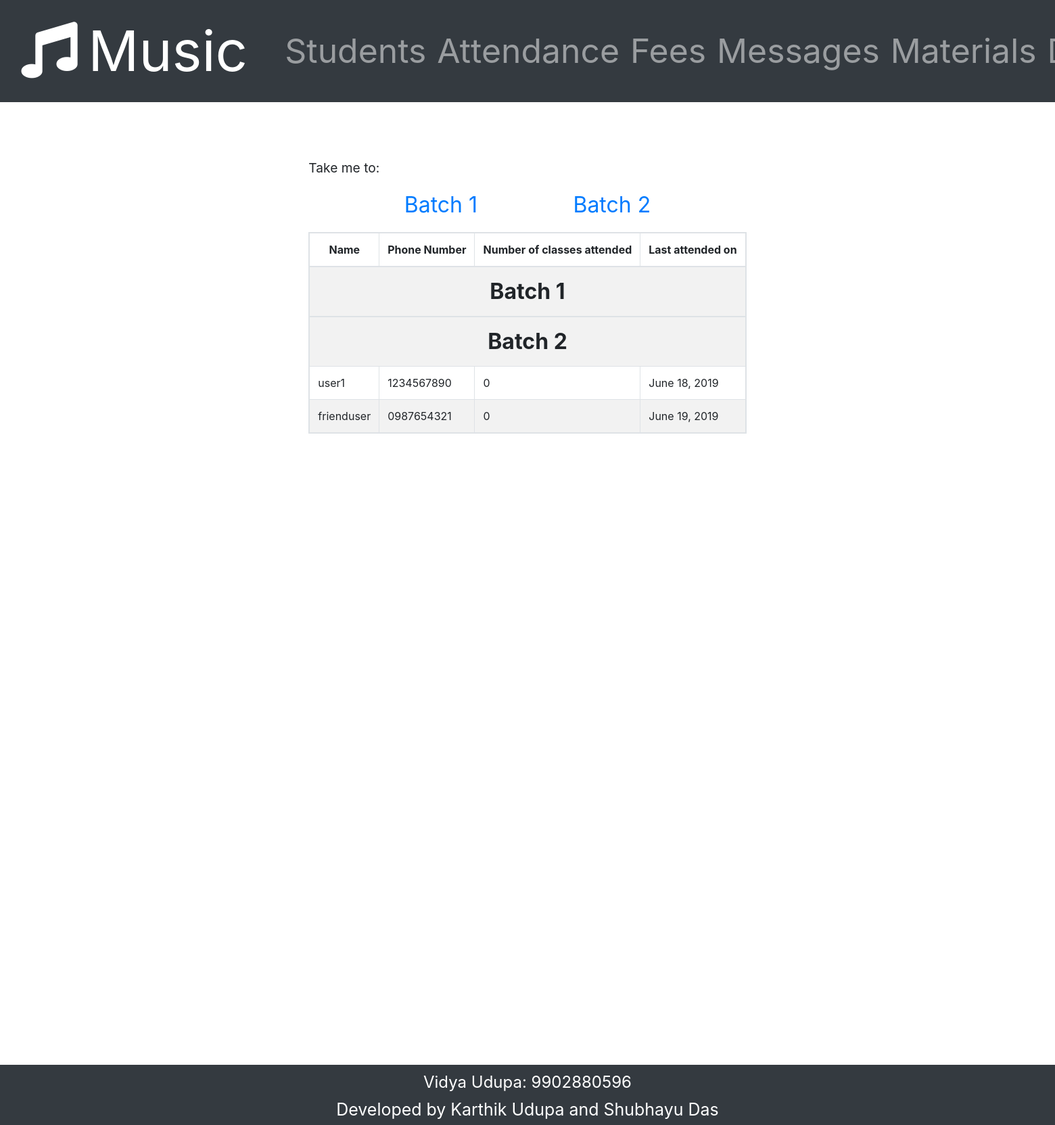
The app's page /admin-home/student-data/ (signed in) with its own data.
### Registry/models.py (models this page shows)
class storeData(models.Model):
    id = models.AutoField(primary_key=True)
    username = models.CharField(max_length=100, default = "", verbose_name = "Student Name")
    phone_regex = RegexValidator(regex = r'^[0-9]{10}$', message = "Phone number must be of the form: 9876543210.")
    phone_number = models.CharField(validators = [phone_regex], max_length=11, verbose_name = "Phone Number")
    batch_number = models.IntegerField(default = 0, verbose_name = "Batch number")
    password = models.CharField(max_length = 30, verbose_name = "Password")
    no_of_class_attended = models.IntegerField(default = 0)
    last_class_attended = models.DateTimeField(auto_now_add = True)
    last_fees_paid = models.DateTimeField(default = datetime(1970, 1, 1, tzinfo=timezone('Asia/Kolkata')))
    validated = models.BooleanField(default = False)
    is_superuser = models.BooleanField(default = False)
    is_logged_in = models.BooleanField(default = False, verbose_name = "Logged in status")
    unseen_message_count = models.IntegerField(default = 0)
    unseen_file_count = models.IntegerField(default = 0)
    email_address = models.EmailField()

### Registry/views.py (the view)
# urls.py: path('admin-home/student-data/', views.studentsData, name = 'studentsData'),
def studentsData(request):
    if checkStatus(request, sudo = True) == "superuser":
        args = {'batch1':[], 'batch2': []}
        for user in storeData.objects.values():
            if not user['is_superuser'] and user['validated']:
                temp = {'id': None, 'name': '', 'phoneNumber': '', 'classesAttended': None, 'lastAttended': None, 'feesStatus': False, 'isValidated': False}
                temp['id'] = (user['id'])
                temp['name'] = (user['username'])
                temp['phoneNumber'] = (user['phone_number'])
                temp['classesAttended'] = (user['no_of_class_attended'])
                temp['lastAttended'] = (user['last_class_attended'].date())
                if user['batch_number'] == 1:
                    args['batch1'].append(temp)
                else:
                    args['batch2'].append(temp)
        return render(request, 'Registry/studentsData.html', args)
    else:
        errorMessage(request, 'notSignedIn')
        return redirect('home')

### Registry/views.py (called while the page is built)
def checkStatus(request, sudo = False):
    userId = request.session.get('user_info')
    try:
        user = storeData.objects.get(id = userId)
        if userId is not None and userId is not -1:
            if user.is_superuser:
                if sudo:
                    return "superuser"
                else:
                    return False
            else:
                return True
        else:
            return False
    except:
        return False

### Registry/templates/Registry/studentsData.html (shortened to what this page needs)
{% extends "Registry/adminBase.html" %}
{% load static %}
{% block style %}
    <link rel="stylesheet" href = {% static "css/studentData.css" %}>
{% endblock %}
{% block body %}
<div id = "full">
    <p id = "niceness">Take me to:</p>
    <ul id = "guides">
        <li>
            <a href="#batch1">Batch 1</a>
        </li>
        <li>
            <a href="#batch2">Batch 2</a>
        </li>
    </ul>
    <table class = "table table-striped table-bordered table-hover table-responsive">
        <thead>
            <tr>
                <th class = 'name'>Name</th>
                <th>Phone Number</th>
                <th>Number of classes attended</th>
                <th>Last attended on</th>
            </tr>
        </thead>
        <tbody>
                <tr>
                    <th colspan="4" id = "batch1">Batch 1</th>
                </tr>
        </tbody>
        <tbody>
                <tr>
                    <th colspan="4" id = "batch2">Batch 2</th>
                </tr>
            {% for user in batch2 %}
            <tr>
                    <td class = 'name'>{{ user.name }}</td>
                    <td>{{ user.phoneNumber }}</td>
                    <td>{{ user.classesAttended }}</td>
                    <td>{{ user.lastAttended }}</td>
            </tr>
            {% endfor %}
        </tbody>
    </table>
</div>
{% endblock %}

### Registry/static/css/adminBase.css (style rules this page uses)
html, body { width: 100%; }

### Registry/static/css/studentData.css (style rules this page uses)
#full { position: relative; padding-top: calc(5vh); width: max-content; }
.table { overflow-x: auto; }
.table th { text-align: center; }
#niceness { font-size: 1.2rem; }
#guides { list-style: none; display: flex; flex-direction: row; justify-content: space-evenly; padding-left: 0%; }
#guides a { text-decoration: none; font-size: 2rem; }
#batch1, #batch2 { font-size: 2rem; }
@media (min-width: 768px) { #full { margin: auto; } }

### records on screen
storeData: name "user1", phoneNumber "1234567890"
storeData: name "frienduser", phoneNumber "0987654321"

### other values on screen
{{ user.classesAttended }} "0" "0"
{{ user.lastAttended }} "June 18, 2019" "June 19, 2019"
